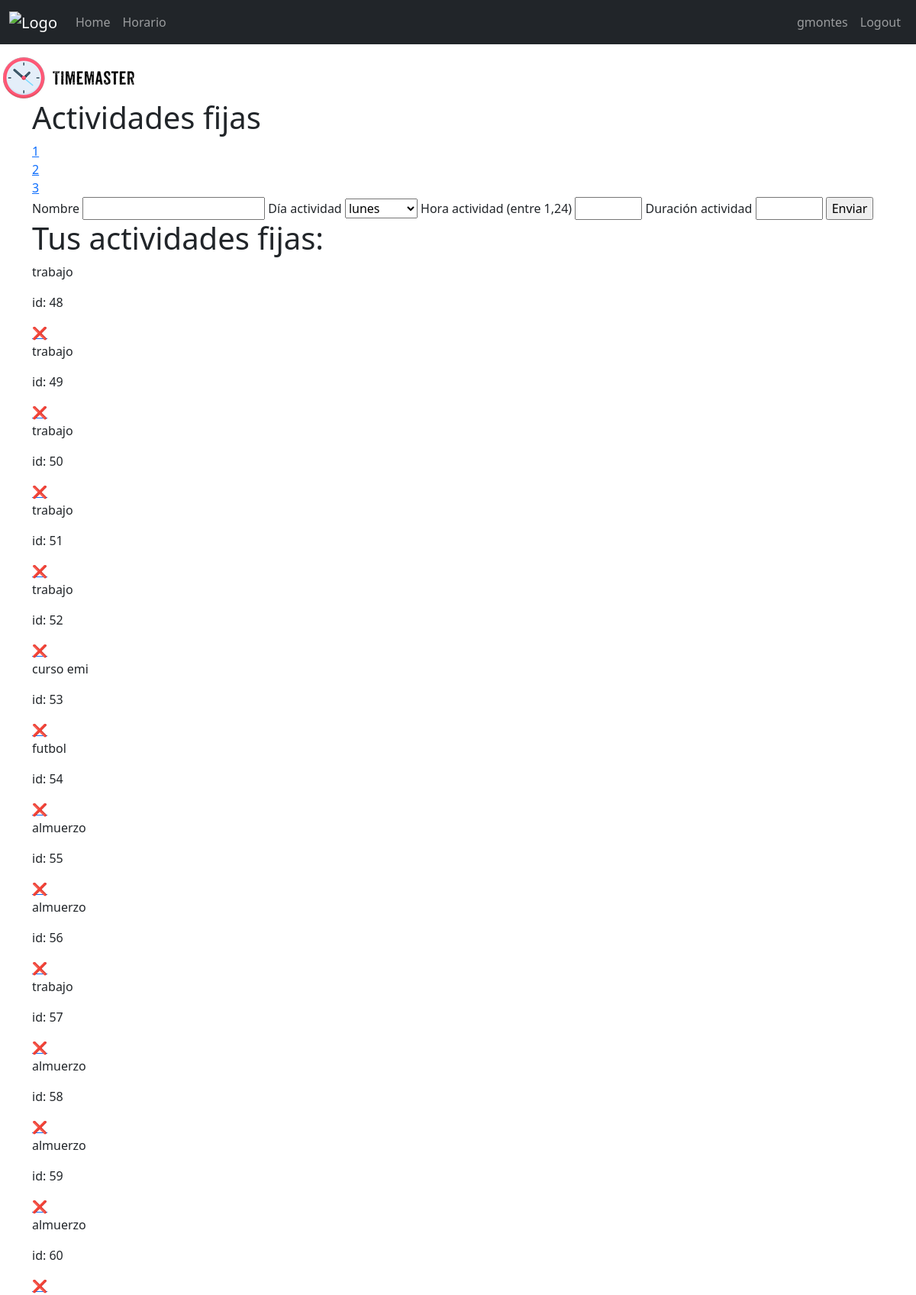
/horario/actividades_fijas (signed in), run on the app's committed database.
### horario/models.py (models this page shows)
class Event(models.Model):
    user_id = models.ForeignKey(User, on_delete=models.CASCADE)
    priority = models.IntegerField(choices = [(i,i) for i in range(1,11)])
    name = models.CharField(max_length=30)
    event_type = models.CharField(max_length=50,default="actividad_fija") #Choices: actividad_fija, no fija y horario suenio.
    constraints = models.JSONField(default = dict)

### horario/views.py (the view)
# urls.py: path('actividades_fijas',views.actividades_fijas, name = 'actividades_fijas'),
@login_required(login_url = "user_login")
def actividades_fijas(request):
    usuario = User.objects.get(pk=request.user.pk)
    if request.method == "POST":
        nombre = request.POST['name']
        prioridad = 10
        tipo_evento = "actividad_fija"
        nueva_actividad_fija = Event(user_id = usuario, priority = prioridad, name=nombre, event_type=tipo_evento)
        nueva_actividad_fija.save()
        dia_actividad = int(request.POST['dia_actividad'])
        hora_actividad = int(request.POST["hora_actividad"])
        duracion_actividad = int(request.POST["duracion_actividad"])
        hora_final = hora_actividad + duracion_actividad
        for hora in range(hora_actividad,hora_final,1):
            posicion_actividad_fija = Position(event_id = nueva_actividad_fija,user_id = usuario,day=dia_actividad,hour = hora,activity_name=nombre)
            posicion_actividad_fija.save()
        return redirect(reverse("actividades_fijas"))
    elif request.method == "GET":
        actividades_fijas = Event.objects.filter(user_id = usuario)
        actividades_fijas =actividades_fijas.filter(event_type = "actividad_fija")
        return render(request,"actividades_fijas.html",{"actividades_fijas":actividades_fijas})

### horario/templates/actividades_fijas.html (shortened to what this page needs)
{% extends 'main/main.html' %}
{% load static %}
{% block link %}<link rel="stylesheet" href="{% static 'css/bootstrap.min.css' %}">{% endblock link %}
{% block content %}
<div class="container">
    <h1>Actividades fijas</h1>
    <div class="contenedor_links_horario">
        <div class="contenedor_link_suenio">
            <a href="{% url 'suenio' %}">1</a>
        </div>
        <div class="contenedor_link_actividades_fijas">
            <a href="{% url 'actividades_fijas' %}">2</a>
        </div>
        <div class="contenedor_link_actividades_no_fijas">
            <a href="{% url 'actividades_no_fijas' %}">3</a>
        </div>
    </div>
    <form action="" method="POST">
        <label for="name">Nombre</label>
        <input type="text" name="name" id="name" required>
        <label for="dia_actividad">Día actividad</label>
        <select name="dia_actividad" id="dia_actividad" required>
            <option value="0">lunes</option>
        </select>
        <label for="hora_actividad">Hora actividad (entre 1,24)</label>
        <input type="number" name="hora_actividad" id="hora_actividad" min="1" max="24" step="1" required>
        <label for="duracion_actividad">Duración actividad</label>
        <input type="number" name="duracion_actividad" id="duracion_actividad" min="1" max="10" step="1" required>
        <input type="submit" value="Enviar">
    </form>
    <div class="contenedor_actividades">
        {% if actividades_fijas %}
            <h1 class="titulo_tus_actividades">Tus actividades fijas:</h1>
            {% for actividad in actividades_fijas %}
                <div class="caja_actividad">
                    <p>{{actividad.name}}</p>
                    <p>id: {{actividad.pk}}</p>
                    <a href="{% url 'eliminar_actividades_fijas' ruta_actividad_fija=actividad.pk %}">❌</a>
                </div>
            {% endfor %}
        {% endif %}
    </div>
</div>
    {% endblock  %}

### horario/templates/main/main.html (shortened to what this page needs)
{% load static %}
<!DOCTYPE html>
<html lang="en">
<head>
    <link rel="stylesheet" href="{% static 'css/bootstrap.min.css' %}">
    {% block link %}{% endblock %}
</head>
<body>
    <nav class="navbar navbar-expand-lg navbar-dark bg-dark container-fluid">
        <a class="navbar-brand" href="#">
            <img src="{% static 'imagenes/timemaste.png' %}" alt="Logo">
        </a>
        <ul class="navbar-nav me-auto">
            <li class="nav-item"><a class="nav-link" href="{% url 'horario' %}">Home</a></li>
            <li class="nav-item"><a class="nav-link" href="{% url 'suenio' %}">Horario</a></li>
        </ul>
        <ul class="navbar-nav">
            <li class="nav-item"><a class="nav-link" href="">{{request.user.username}}</a></li>
            {% if request.user.is_authenticated %}
            <li class="nav-item"><a class="nav-link" href="{% url 'user_logout' %}">Logout</a></li>
            {% else %}
            <li class="nav-item"><a class="nav-link" href="{% url 'user_login' %}">Login</a></li>
            <li class="nav-item"><a class="nav-link"href="{% url 'user_register' %}">Register</a></li>
            {% endif %}
        </ul>
    </nav>
    <nav id="second_navbar_container">
        <img class="logo_timemaster" src="{% static 'imagenes/timemaster.png' %}" alt="imagen time master">
    </nav>
    {% block content %}
    {% endblock %}
</body>
</html>

### data on the page
Event: name "trabajo", pk "48"
Event: name "trabajo", pk "49"
Event: name "trabajo", pk "50"
Event: name "trabajo", pk "51"
Event: name "trabajo", pk "52"
Event: name "curso emi", pk "53"
Event: name "futbol", pk "54"
Event: name "almuerzo", pk "55"
Event: name "almuerzo", pk "56"
Event: name "trabajo", pk "57"
Event: name "almuerzo", pk "58"
Event: name "almuerzo", pk "59"
Event: name "almuerzo", pk "60"

### other printed values
{{ request.user.username }} "gmontes"
